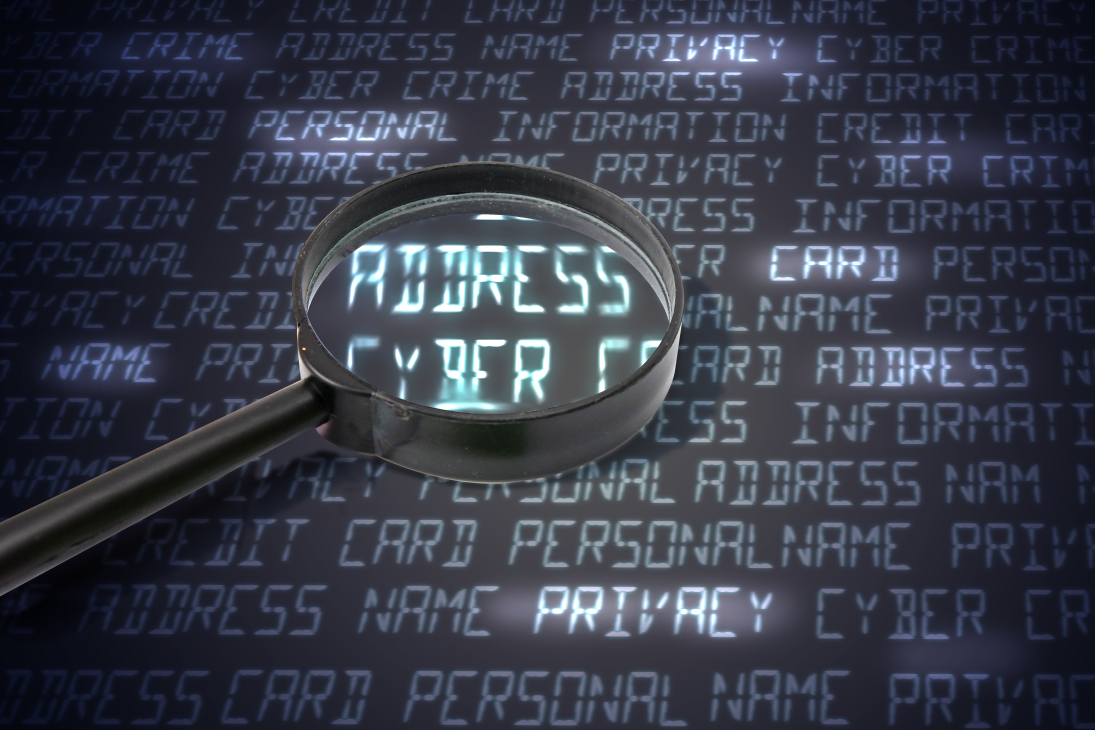
#> input picture my-app/bugImages/bug1.jpg, 5472 x 3648 px (shown at 1/5 size)
$ python main.py ../bugImages/bug1.jpg
#> lines starting #> are read from the running program, lines starting #| are printed output that depends on the picture
#> further down, image is the input picture: shape (3648, 5472, 3); mean B, G, R 72.8, 59.3, 55.2
import sys,cv2,os,uuid,random,json
from pathlib import Path


server_url = os.getenv("SERVER_URL")
#server_url = os.getenv("http://localhost:4000")
uploaded_file_path = sys.argv[1]

def deleteOriginalFile():
  path = Path(uploaded_file_path)
  try:
    path.unlink()
  except :
    print("なんかエラーでたぞpython")

def randomImageSelect():
  image_name = ["bug1.jpg",
                "ByWPiqSIkE.png",
                "n2AnGreC4Y.png",
                "logo.png",
                "NCdHbTEEK1.png",
                "Z7KsnB4xWw.png",
                "il1s36cg3C.png"]
  return random.choice(image_name)


def addSimply(image):
   project_root = os.path.abspath(os.path.join(os.path.dirname(__file__), ".."))
   image_path = os.path.join(project_root, "bugImages",randomImageSelect())
   errImage = cv2.imread(image_path)
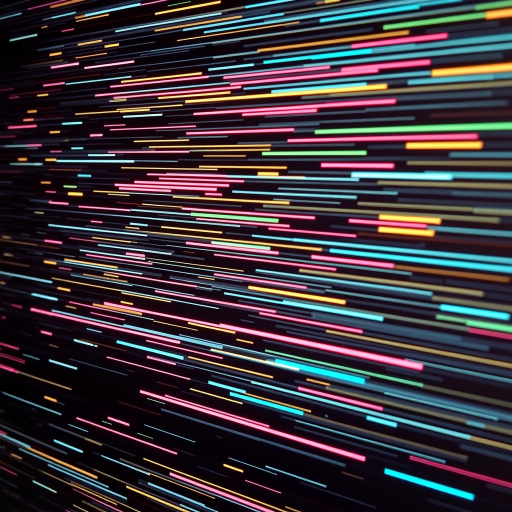
#> input picture my-app/bugImages/il1s36cg3C.png, 1024 x 1024 px (shown at 1/2 size)
#> errImage is the input picture: shape (1024, 1024, 3); mean B, G, R 59.4, 53, 60.1
   errImage = cv2.resize(errImage,(image.shape[1],image.shape[0]))
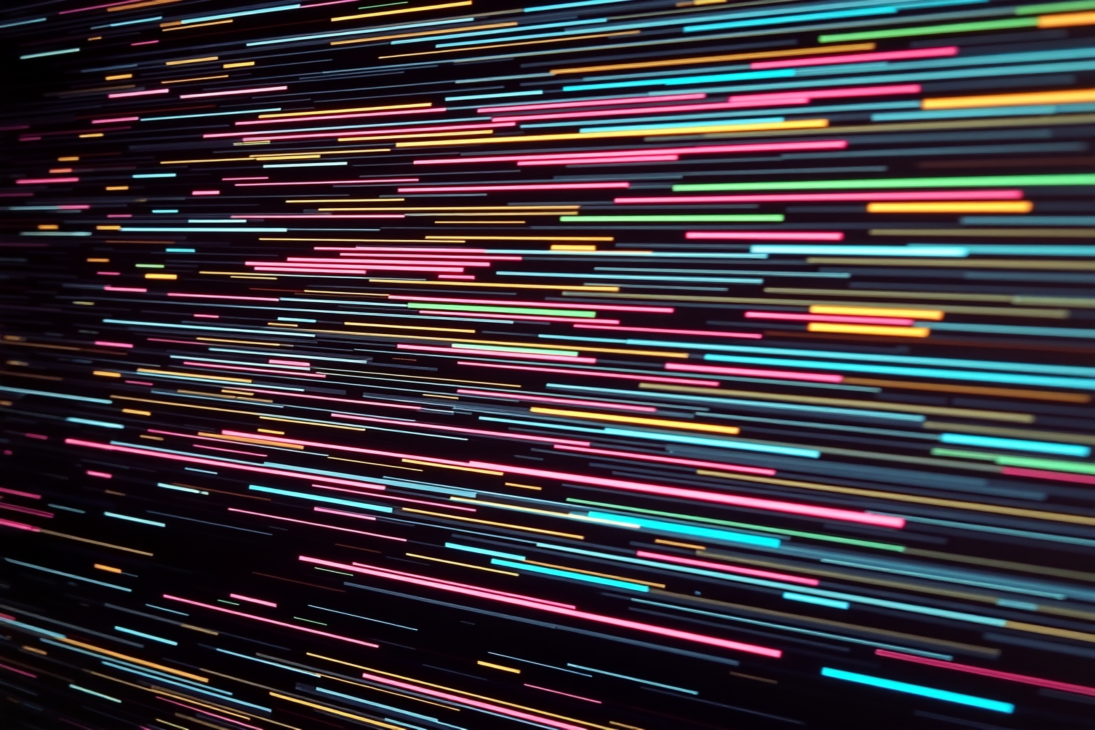
#> errImage: shape (3648, 5472, 3) (shown at 1/5 size); mean B, G, R 59.3, 52.9, 59.9
   addImage = image + errImage
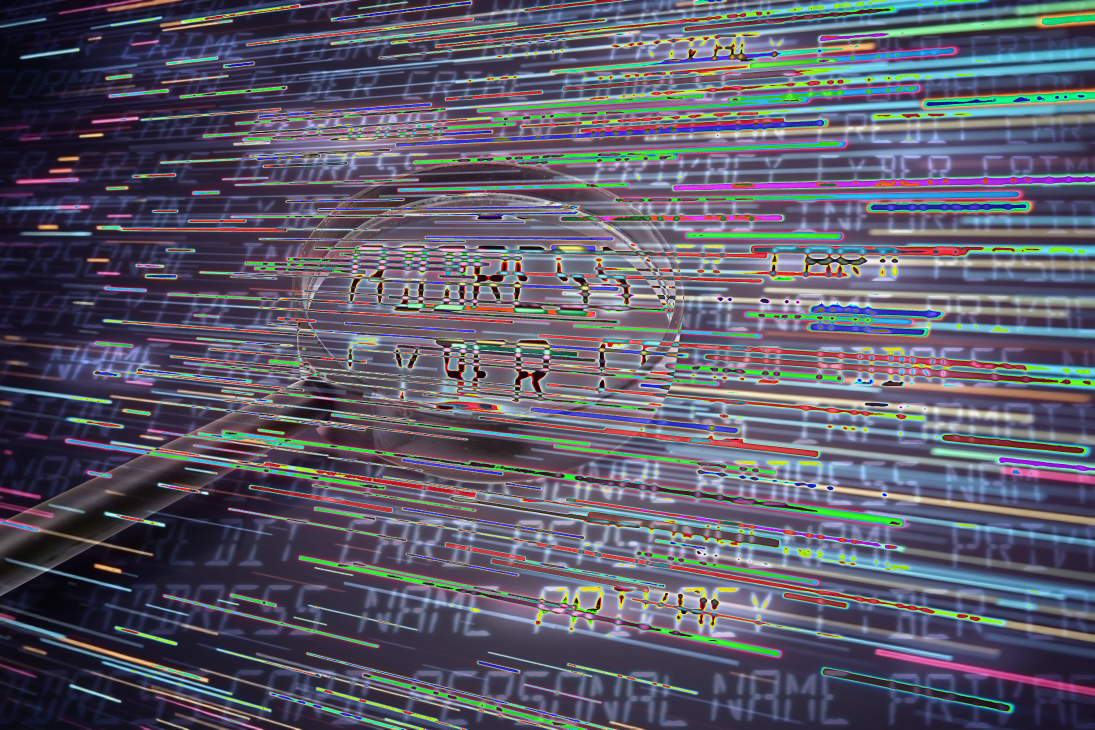
#> addImage: shape (3648, 5472, 3) (shown at 1/5 size); mean B, G, R 104.9, 90, 92.1

  # [4 lines of commented-out code are left out]

   return addImage


#Process３：
# アップロードされた画像をopencvで加工し、加工した画像をcomplete_imagesへ保存
#元の画像はもういらないので、消す
#composition.jsで、表示する準備をする


if uploaded_file_path :

    image = cv2.imread(uploaded_file_path)

    resultImage = addSimply(image)

    #resultImage = cv2.cvtColor(image,cv2.COLOR_BGR2RGB)

    app_dir = Path(__file__).resolve().parent.parent
    save_dir = app_dir / 'complete_images'
    save_dir.mkdir(parents=True, exist_ok=True)

    uu_id = uuid.uuid4().hex
    save_path = save_dir / f"{uu_id}.png"

    cv2.imwrite(str(save_path), resultImage)  # 加工した画像を保存
    deleteOriginalFile()


    data = {"path": str(save_path)}
    data["path"] = data["path"].replace("\\", "/")
    print(json.dumps(data))  # json.dumps を使用してデータを JSON 形式で出力


else:
  print('そもそも画像がないよ')
